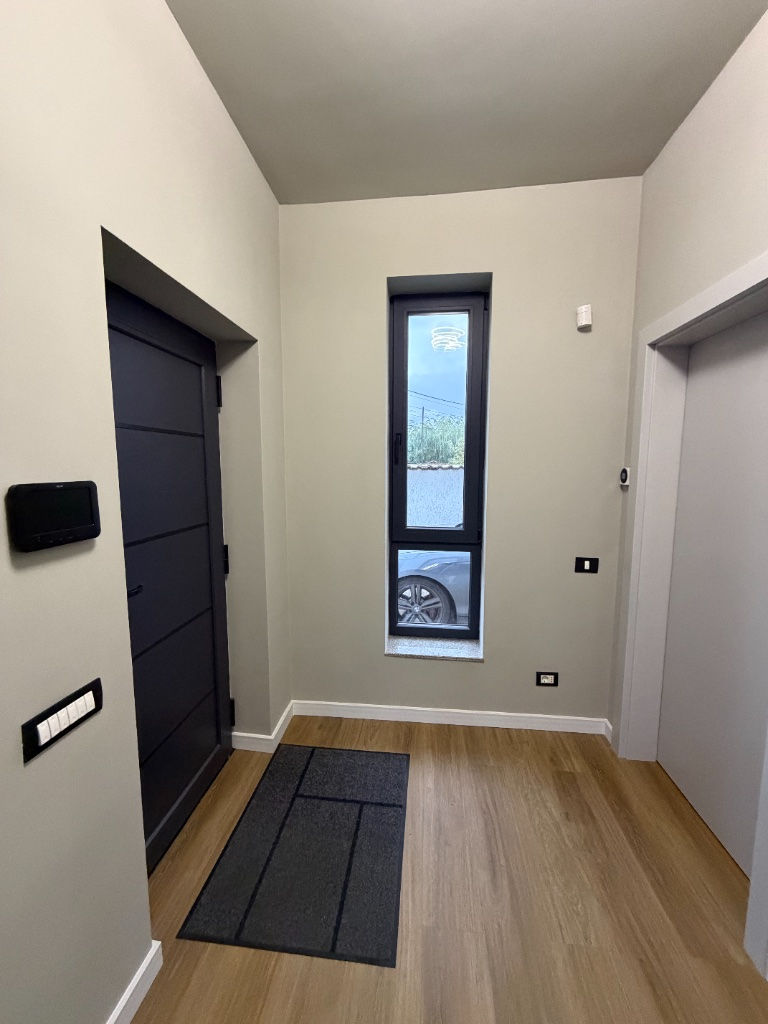
#> input picture .github/surse/cuier-hol/original.jpg, 768 x 1024 px
$ python compare.py
#> lines starting #> are read from the running program, lines starting #| are printed output that depends on the picture; pictures that were not available may be replaced by others from this repository, and a replacement may not be noted
### .github/surse/cuier-hol/design.py
"""Shared design parameters (cm) for the hall coat-rack proposal: wall LEFT of the window, no bench.

Coordinates: X along the back wall (X=0 at the corner with the right wall, negative towards the
window and the entrance-door wall), Y up from the floor, Z out of the back wall into the hall.
Measured on site: ceiling 270, wall between corner and window opening 55.0, window opening top
231.5 (38.5 below the ceiling), baseboard 8.0 high x 1.6 thick, brick wall, entrance door opens
90 degrees towards the window wall. The panel stands on the baseboard (which stays uncut): it must
not reach below the baseboard top.
Values marked "est." come from the calibrated photo and still deserve a check with the tape.
"""

SITE = dict(
    ceiling=270.0,
    window_x=(-116.0, -65.4),       # est. (opening width ~50.6)
    wall_w=55.0,
    window_top=231.5,
    sill_top=39.2,                  # est.
    sill_protrusion=3.0,            # est.
    baseboard_h=8.0,
    baseboard_t=1.6,
    wall_material="cărămidă",
    # entrance door in the left wall (hinges on the back-wall side, opens 90 deg into the hall)
    entry_open_z=(30.5, 113.3),     # est.
    entry_reveal_d=18.3,            # est.
    entry_head=194.0,               # est.
    entry_leaf_w=76.0,              # est.
    entry_leaf_t=6.0,
    entry_hinge_z=34.5,             # est.
    entry_handle=(6.0, 102.0, 6.5),  # est.: from free edge, height, projection
)
SITE["left_wall_x"] = SITE["window_x"][0] - SITE["wall_w"]

D = dict(
    n_slats=11, pitch=4.0, slat_w=2.7, slat_t=1.2, felt_t=0.9,
    hooks_up_y=178.0, hooks_up_slats=[2, 5, 8],
    hooks_lo_y=150.0, hooks_lo_slats=[3, 7],
    hook_r=1.1, hook_len=7.0, hook_tilt_deg=8.0,
    coat_depth=25.0,
)
D["panel_w"] = D["n_slats"] * D["pitch"]
ZF = D["felt_t"]
ZS = ZF + D["slat_t"]
N_SLATS = D["n_slats"]
EDGE = (D["pitch"] - D["slat_w"]) / 2.0
CUTS = []


class Layout:
    """Panel centred between the left wall and the window opening, top level with the window head,
    bottom resting on the top edge of the (uncut) baseboard."""

    def __init__(self, left_wall_x, window_x0, top, bottom):
        self.left_wall_x = left_wall_x
        self.window_x0 = window_x0
        self.wall_w = window_x0 - left_wall_x
        self.margin = (self.wall_w - D["panel_w"]) / 2.0
        self.x0 = left_wall_x + self.margin
        self.x1 = self.x0 + D["panel_w"]
        self.top = top
        self.bottom = bottom
        self.height = top - bottom

    def slat_x(self, i):
        a = self.x0 + EDGE + i * D["pitch"]
        return a, a + D["slat_w"]

    def slat_center(self, i):
        a, b = self.slat_x(i)
        return 0.5 * (a + b)

    def hooks(self):
        return ([(self.slat_center(i), D["hooks_up_y"]) for i in D["hooks_up_slats"]]
                + [(self.slat_center(i), D["hooks_lo_y"]) for i in D["hooks_lo_slats"]])


LAYOUT = Layout(SITE["left_wall_x"], SITE["window_x"][0], SITE["window_top"], SITE["baseboard_h"])
MARGIN = LAYOUT.margin
X0, X1 = LAYOUT.x0, LAYOUT.x1
D["panel_top"] = LAYOUT.top
D["panel_bottom"] = LAYOUT.bottom
D["panel_h"] = LAYOUT.height
slat_x = LAYOUT.slat_x
slat_center = LAYOUT.slat_center
hooks = LAYOUT.hooks


# [9 lines left out: function entry_door, not called in this run]

### .github/surse/cuier-hol/compare.py
"""Side-by-side sheet: the current photo next to the two rendered variants."""
import os

import matplotlib
from PIL import Image, ImageDraw, ImageFont

from design import D

HERE = os.path.dirname(os.path.abspath(__file__))


def fmt(v):
    s = f"{v:.1f}".rstrip("0").rstrip(".")
    return s.replace(".", ",")


def main():
    fonts = os.path.join(matplotlib.get_data_path(), "fonts", "ttf")
    font = ImageFont.truetype(os.path.join(fonts, "DejaVuSans-Bold.ttf"), 30)
    small = ImageFont.truetype(os.path.join(fonts, "DejaVuSans.ttf"), 20)
    W, H = 768, 1024
    panels = [
        (Image.open(os.path.join(HERE, "original.jpg")).convert("RGB"), "Acum", ""),
        (Image.open(os.path.join(HERE, "out", "propunere_stejar.jpg")), "Propunere A – stejar",
         f"riflaj stejar {fmt(D['panel_w'])} × {fmt(D['panel_h'])} cm pe plintă, 5 cârlige negre"),
        (Image.open(os.path.join(HERE, "out", "propunere_antracit.jpg")), "Varianta B – negru/antracit",
         "aceleași piese, ca tâmplăria și ușa"),
    ]
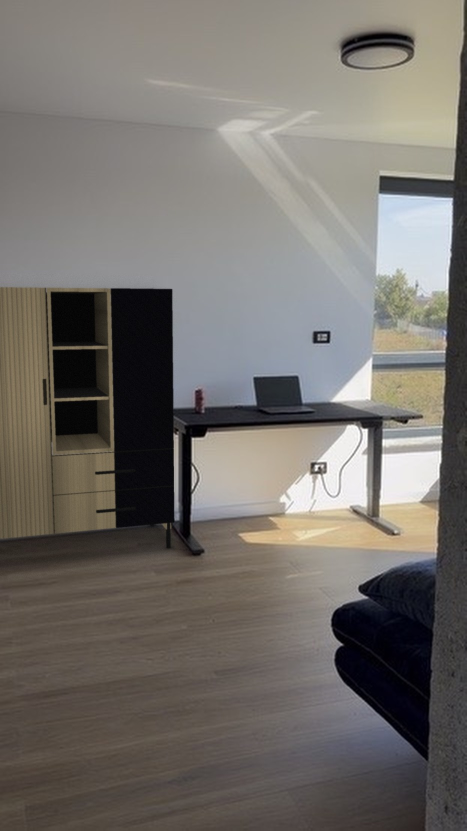
#> input picture Comoda birou/alternativa_cioata_galla_120.jpg, 933 x 1662 px, given in place of propunere_stejar.jpg, which was not available (shown at 1/2 size)
#> in fmt, `s = f"{v:.1f}".rstrip("0").rstrip(".")`: s = '44'
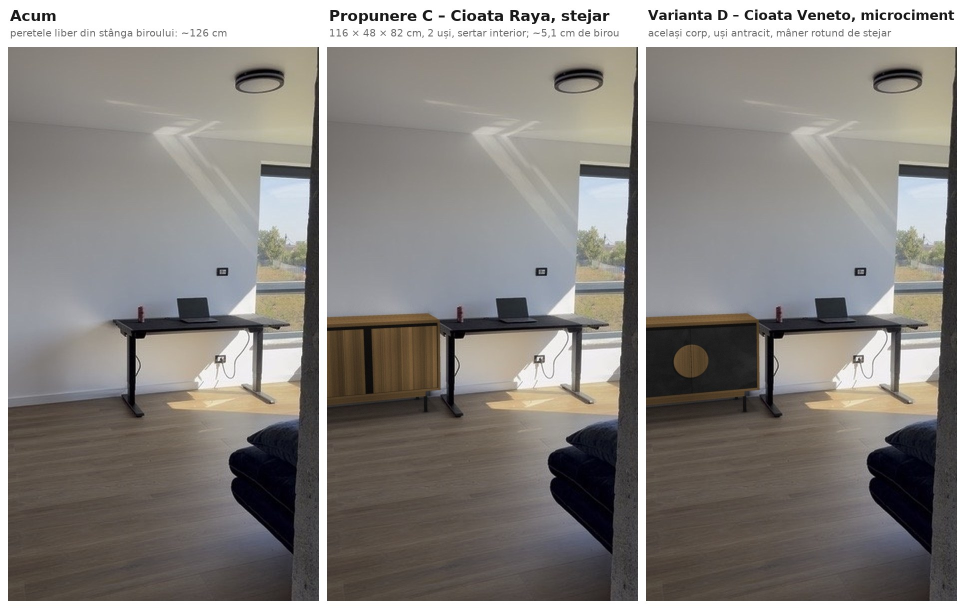
#> input picture Comoda birou/comparatie_acum_vs_propuneri_cioata.jpg, 1930 x 1218 px, given in place of propunere_antracit.jpg, which was not available (shown at 1/2 size)
    gap, bar = 16, 78
    out = Image.new("RGB", (3 * W + 4 * gap, H + bar + 2 * gap), "white")
#> out: PIL image 2368x1134 RGB; every value is 255
    d = ImageDraw.Draw(out)
    for k, (im, title, sub) in enumerate(panels):
        x = gap + k * (W + gap)
        out.paste(im.resize((W, H), Image.LANCZOS), (x, bar + gap))
        d.text((x + 4, gap - 2), title, font=font, fill=(25, 25, 25))
        d.text((x + 4, gap + 38), sub, font=small, fill=(110, 110, 110))
#> this loop made 3 passes
#> (title, sub, x) on passes 1, 3: ('Acum', '', 16), ('Varianta B – negru/antracit', 'aceleași piese, ca tâmplăria și ușa', 1584)
#> (title, x) on pass 2: ('Propunere A – stejar', 800)
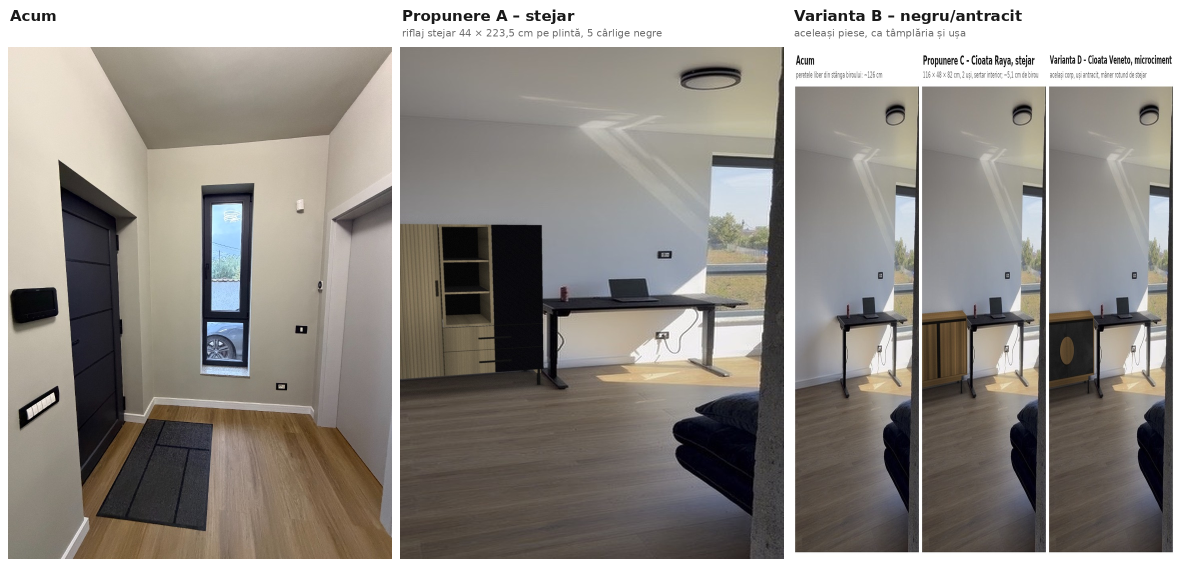
#> out: PIL image 2368x1134 RGB (shown at 1/2 size); mean R, G, B 146.5, 141.7, 136.1
    path = os.path.join(HERE, "out", "comparatie_acum_vs_propuneri.jpg")
    out.save(path, quality=90)
    print("saved", path, out.size)
#| saved .github/surse/cuier-hol/out/comparatie_acum_vs_propuneri.jpg (2368, 1134)


if __name__ == "__main__":
    main()
